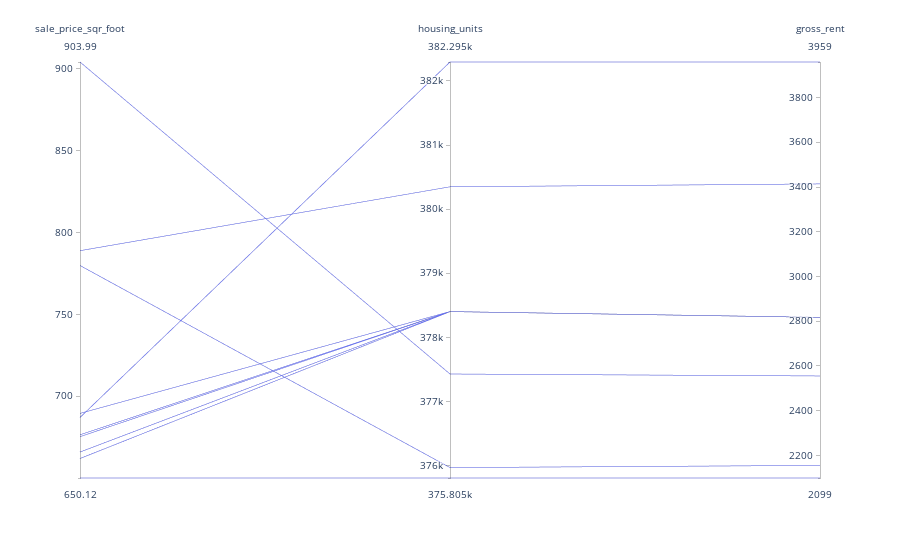

The notebook cell this image was saved under:
### Code cell
# Parallel Coordinates Plot
px.parallel_coordinates(
    top_10_neighborhood,
    dimensions=['neighborhood', 'sale_price_sqr_foot', 'housing_units', 'gross_rent'],
    color_continuous_scale=px.colors.sequential.Inferno
)

### Figure 1 — Plotly figure (JSON) as saved in the notebook; plotly's stock layout.template omitted (floating-point values rounded to 4 significant figures)
{"data": [{"dimensions": [{"label": "sale_price_sqr_foot", "values": [904.0, 788.8, 779.8, 689.6, 687.1, 676.5, 675.4, 666.0, 662.0, 650.1]}, {"label": "housing_units", "values": [377400.0, 380348, 376000.0, 378401, 382295, 378401, 378401, 378401, 378401, 375805]}, {"label": "gross_rent", "values": [2555.0, 3414, 2155.0, 2817.0, 3959, 2817.0, 2817.0, 2817.0, 2817.0, 2099]}], "domain": {"x": [0, 1], "y": [0, 1]}, "name": "", "type": "parcoords"}], "layout": {"legend": {"tracegroupgap": 0}, "margin": {"t": 60}}}
